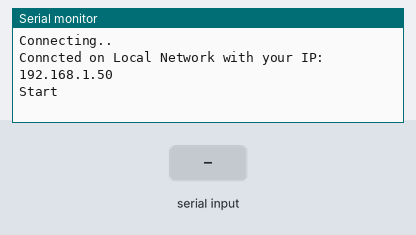
Simulated run of this sketch. Board: Arduino Mega 2560, built with avr-gcc and run on an emulated ATmega2560. Parts: the last lines printed to the serial monitor. The test bench sets the inputs (shaded band). WiFi joins after 1.5 s; servers stay silent unless stated.

Above: at 2.7 s.
2.8 s: "1" received over the second serial link
At 4.0 s:
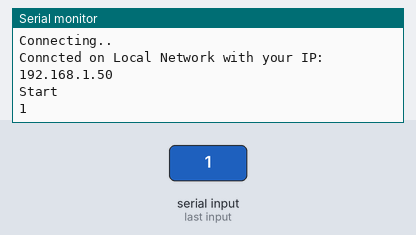
4.3 s: "0" received over the second serial link
At 5.1 s:
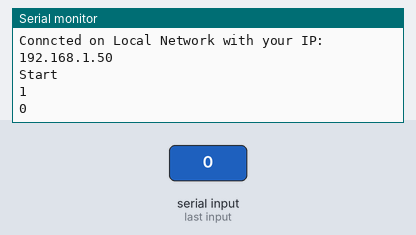
5.8 s: "2" received over the second serial link
At 7.4 s:
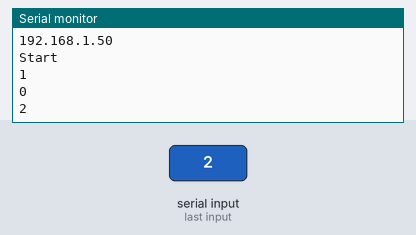
Timing chart, 0 to 8.9 s (numbered marks = the images above; inputs shaded):
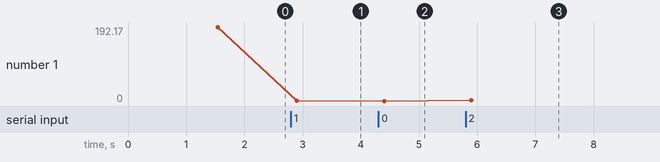

Measured:
- after the input at 2.8 s, the serial monitor: prints a new line after 0.10 s (image 1)
- after the input at 4.3 s, the serial monitor: prints a new line after 0.10 s (image 2)
- after the input at 5.8 s, the serial monitor: prints a new line after 0.10 s (image 3)
- plotted number 1: 192.17 → 1 after the input at 2.8 s, 1 → 0 after the input at 4.3 s, 0 → 2 after the input at 5.8 s

The sketch:

13._Ethernet_Shield_Test_Again_with_QR.ino
```cpp
#include <SPI.h>
#include <Ethernet.h>
#include <ArduinoJson.h>
byte mac[] = { 0xDE, 0xAD, 0xBE, 0xEF, 0xFE, 0xED };
char server[]="192.168.137.1"; //Domain atau Address WEBSERVER
String host="Host: 192.168.137.1"; //Domain atau Address WEBSERVER
//IPAddress ip(192,168,137,2);//IP Address Ethernet Shield
IPAddress  localBoardIP;
EthernetClient client;
//------------------------------------
String kode="";
void setup() {
  Serial.begin(9600);
  Serial1.begin(9600);
  Serial1.setTimeout(100);

//  ----------------Ethernet Intialiting
  Serial.println("Connecting..");
  Ethernet.begin(mac);
  Serial.println("Conncted on Local Network with your IP:");
  localBoardIP=Ethernet.localIP();
  Serial.println(localBoardIP);

  Serial.println("Start");
}

void loop() {
  while (Serial1.available() > 0) {
    kode = Serial1.readString();
    Serial.println(kode);
  }
}
```
